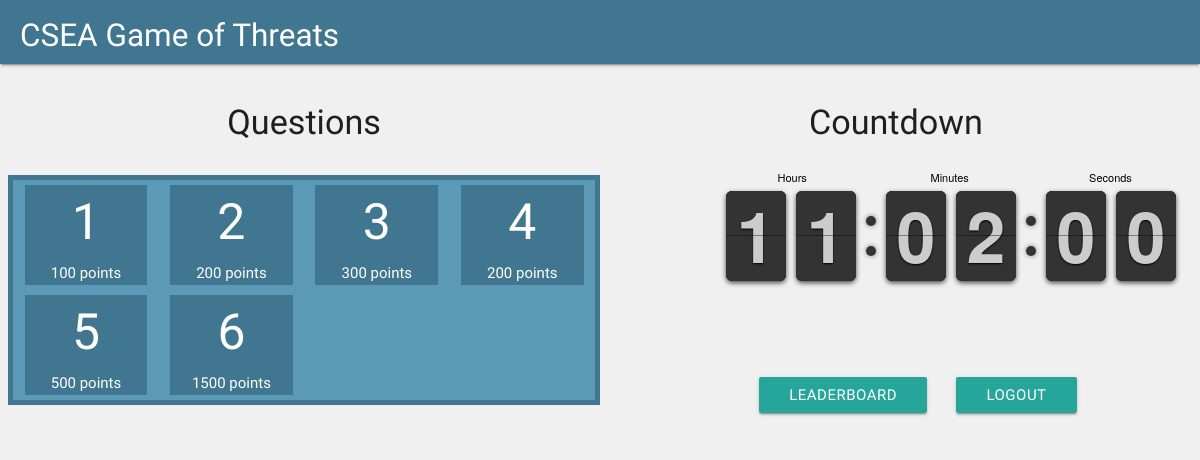
Before: /contest/ (signed in) with the older database file.
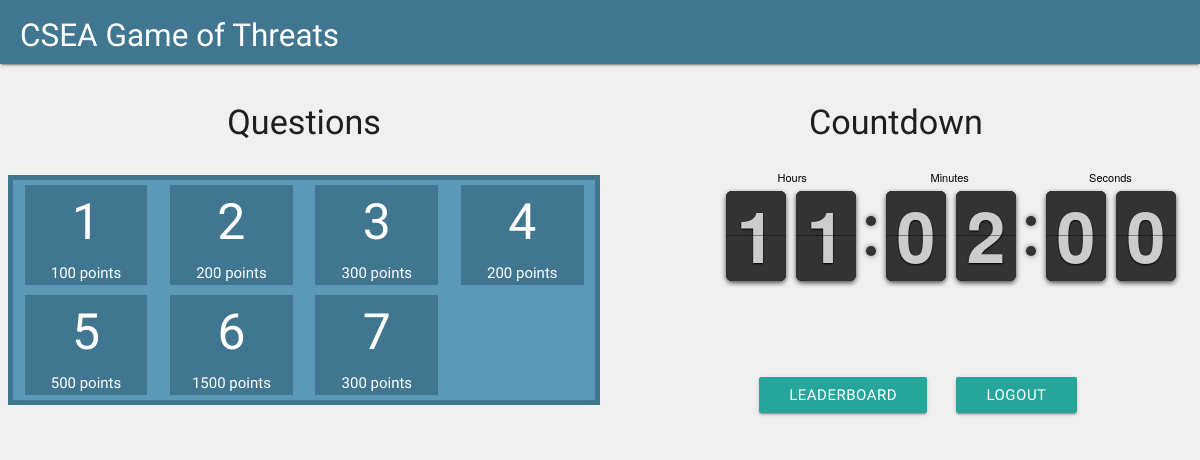
After: the same page with the newer database file.
### contest/models.py (models this page shows)
class Question(models.Model):
	question = models.TextField(null = False)
	answer = models.CharField(max_length = 100, null = False)
	points = models.IntegerField(null = False)

### contest/views.py (the view)
def main(request):
	if request.user.is_authenticated:
		template = loader.get_template('main.html')
		context = {'questions' : Question.objects.all()}
		return HttpResponse(template.render(context, request))
	else:
		return redirect('/contest/login')

### contest/templates/main.html (shortened to what this page needs)
{% extends "base.html" %}
{% load static %}
{% block content %}
<br>
<div class="row">
	<div class="col s12 m6 l6">
		<div class="row center">
			<h4>Questions</h4>
		</div>
		<div class="row" style="border: 5px solid rgb(65, 118, 144); background: rgb(92, 153, 182);">
			{% for question in questions %}
				<div class="col s3 l3 m3" style="margin-top: 5px; margin-bottom: 5px;">
					<a href="/contest/question/{{ question.id }}">
						<div style="height: 100px; background: rgb(65, 118, 144); display: flex; flex-direction: column; color: white;">
							<div style="display: block; height: 100px; font-size: 50px; text-align: center;">{{ forloop.counter }}
							</div>
							<div style="display: block; padding: 2px; text-align: center;">{{ question.points }} points
							</div>
						</div>
					</a>
				</div>
			{% endfor %}
		</div>
	</div>
	<div class="col s12 m6 l6">
		<div class="row center">
			<h4>Countdown</h4>
		</div>
		<div class="row">
			<div class="col s10 m10 l10 offset-s2 offset-m2 offset-l2">
				<div id="clock"></div>
			</div>
		</div>
		<div class="row" style="margin-top: 80px">
			<div class="col s4 m4 l14 offset-s3 offset-m3 offset-l3">
				<a href="/contest/leaderboard/" class="btn">Leaderboard</a>
			</div>
			<div class="col s4 m4 l14">
				<a href="/contest/logout/" class="btn">Logout</a>
			</div>
		</div>
	</div>
</div>
<link rel="stylesheet" href="{% static 'css/flipclock.css' %}" />
{% endblock %}

Changed rows visible on the page:
added Question: points "300"
